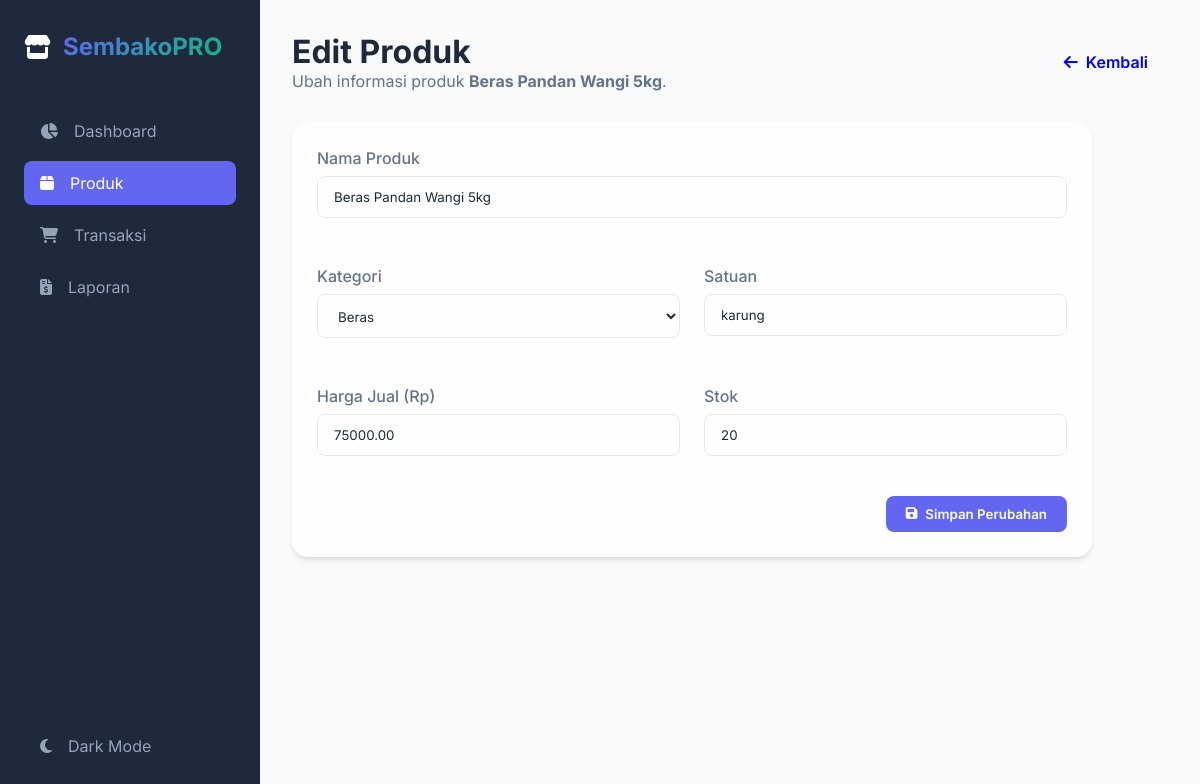
The app's page /product-edit.php?id=1 with its own data.
### tables this page shows
CREATE TABLE IF NOT EXISTS products (
    id INT AUTO_INCREMENT PRIMARY KEY,
    category_id INT,
    name VARCHAR(255) NOT NULL,
    price DECIMAL(10, 2) NOT NULL,
    stock INT DEFAULT 0,
    unit VARCHAR(50) DEFAULT 'pcs',
    image VARCHAR(255) DEFAULT 'default.png',
    created_at TIMESTAMP DEFAULT CURRENT_TIMESTAMP,
    updated_at TIMESTAMP DEFAULT CURRENT_TIMESTAMP ON UPDATE CURRENT_TIMESTAMP,
    FOREIGN KEY (category_id) REFERENCES categories(id) ON DELETE SET NULL
);

CREATE TABLE IF NOT EXISTS categories (
    id INT AUTO_INCREMENT PRIMARY KEY,
    name VARCHAR(100) NOT NULL,
    created_at TIMESTAMP DEFAULT CURRENT_TIMESTAMP
);

### product-edit.php (the view, shortened to what this page needs)
<?php
require_once 'includes/header.php';
require_once 'includes/sidebar.php';
$conn = getDB();
$id = (int)$_GET['id'];
$product = $conn->query("SELECT * FROM products WHERE id = $id")->fetch_assoc();
$categories = $conn->query("SELECT * FROM categories ORDER BY name ASC");
?>
<main class="main-container">
    <header class="fade-in">
        <div>
            <h1>Edit Produk</h1>
            <p style="color: var(--text-muted)">Ubah informasi produk <b><?= htmlspecialchars($product['name']) ?></b>.</p>
        </div>
        <div>
            <a href="products.php" class="btn">
                <i class="fas fa-arrow-left"></i> Kembali
            </a>
        </div>
    </header>
    <div class="card fade-in" style="max-width: 800px; animation-delay: 0.1s">
        <form action="" method="POST">
            <div style="display: grid; grid-template-columns: 1fr 1fr; gap: 1.5rem;">
                <div class="form-group" style="grid-column: span 2;">
                    <label class="form-label">Nama Produk</label>
                    <input type="text" name="name" class="form-control" value="<?= htmlspecialchars($product['name']) ?>" required>
                </div>
                <div class="form-group">
                    <label class="form-label">Kategori</label>
                    <select name="category_id" class="form-control" required>
                        <?php while($cat = $categories->fetch_assoc()): ?>
                            <option value="<?= $cat['id'] ?>" <?= $cat['id'] == $product['category_id'] ? 'selected' : '' ?>>
                                <?= htmlspecialchars($cat['name']) ?>
                            </option>
                        <?php endwhile; ?>
                    </select>
                </div>
                <div class="form-group">
                    <label class="form-label">Satuan</label>
                    <input type="text" name="unit" class="form-control" value="<?= htmlspecialchars($product['unit']) ?>" required>
                </div>
                <div class="form-group">
                    <label class="form-label">Harga Jual (Rp)</label>
                    <input type="number" name="price" class="form-control" value="<?= $product['price'] ?>" required>
                </div>
                <div class="form-group">
                    <label class="form-label">Stok</label>
                    <input type="number" name="stock" class="form-control" value="<?= $product['stock'] ?>" required>
                </div>
            </div>
            <div style="margin-top: 1rem; text-align: right;">
                <button type="submit" class="btn btn-primary">
                    <i class="fas fa-save"></i> Simpan Perubahan
                </button>
            </div>
        </form>
    </div>
</main>
<?php require_once 'includes/footer.php'; ?>

### assets/css/style.css (style rules this page uses)
:root { --primary: #6366f1; --primary-hover: #4f46e5; --secondary: #10b981; --accent: #f59e0b; --danger: #ef4444; --background: #f8fafc; --card-bg: rgba(255, 255, 255, 0.8); --sidebar-bg: #1e293b; --sidebar-text: #94a3b8; --sidebar-active: #ffffff; --text-main: #1e293b; --text-muted: #64748b; --border-color: #e2e8f0; --glass-border: rgba(255, 255, 255, 0.2); --shadow: 0 4px 6px -1px rgb(0 0 0 / 0.1), 0 2px 4px -2px rgb(0 0 0 / 0.1); --shadow-lg: 0 10px 15px -3px rgb(0 0 0 / 0.1), 0 4px 6px -4px rgb(0 0 0 / 0.1); }
* { margin: 0; padding: 0; box-sizing: border-box; font-family: 'Inter', system-ui, -apple-system, sans-serif; }
body { background-color: var(--background); color: var(--text-main); transition: background-color 0.3s ease; min-height: 100vh; display: flex; }
.main-container { margin-left: 260px; flex-grow: 1; padding: 2rem; }
header { display: flex; justify-content: space-between; align-items: center; margin-bottom: 2rem; }
.card { background: var(--card-bg); backdrop-filter: blur(12px); -webkit-backdrop-filter: blur(12px); border: 1px solid var(--glass-border); border-radius: 1rem; padding: 1.5rem; box-shadow: var(--shadow); }
.btn { padding: 0.625rem 1.25rem; border-radius: 0.5rem; border: none; font-weight: 600; cursor: pointer; transition: all 0.2s ease; display: inline-flex; align-items: center; gap: 0.5rem; text-decoration: none; }
.btn-primary { background-color: var(--primary); color: #fff; }
.form-group { margin-bottom: 1.5rem; }
.form-label { display: block; margin-bottom: 0.5rem; font-weight: 500; color: var(--text-muted); }
.form-control { width: 100%; padding: 0.75rem 1rem; border-radius: 0.5rem; border: 1px solid var(--border-color); background-color: transparent; color: var(--text-main); transition: all 0.2s ease; }
.fade-in { animation: fadeIn 0.4s ease forwards; }

### records on screen
products: name "Beras Pandan Wangi 5kg", category_id "Beras", unit "karung", price "75000.00", stock "20"
